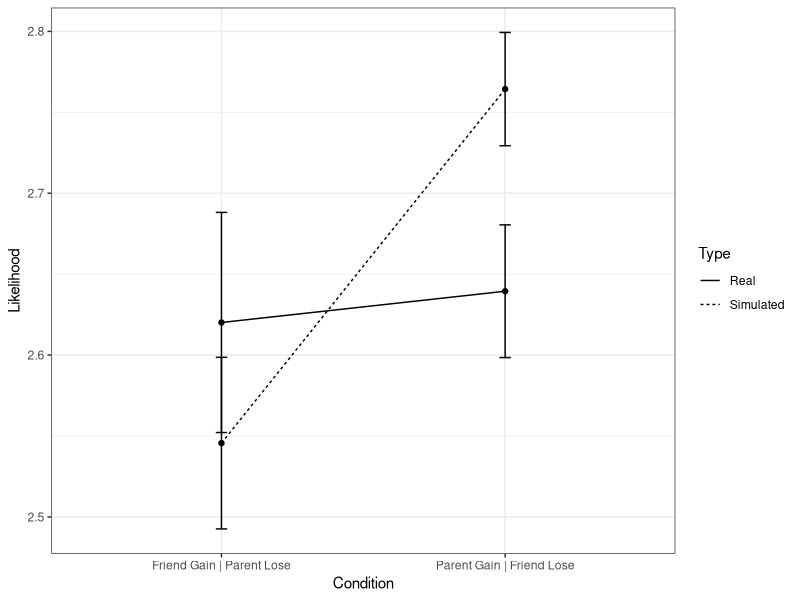

Source code (R):
library(ggplot2)

df = data.frame(Condition=rep(c("Friend Gain | Parent Lose", "Parent Gain | Friend Lose"), each=2),
     Type=rep(c("Simulated", "Real"),2),
    Likelihood=c(2.545597, 2.620146, 2.76434, 2.639456), 
    SE = c(.053, .068, .035, .041)) #Values in these two latter lines taken from sample specific analyses 

ggplot(data=df, aes(x=Condition, y=Likelihood, group=Type)) +
  geom_line(aes(linetype = Type, group=Type))+
  geom_point()+
  geom_errorbar(aes(ymin = Likelihood-SE, ymax = Likelihood+SE), width=.04)+
  theme_bw()
